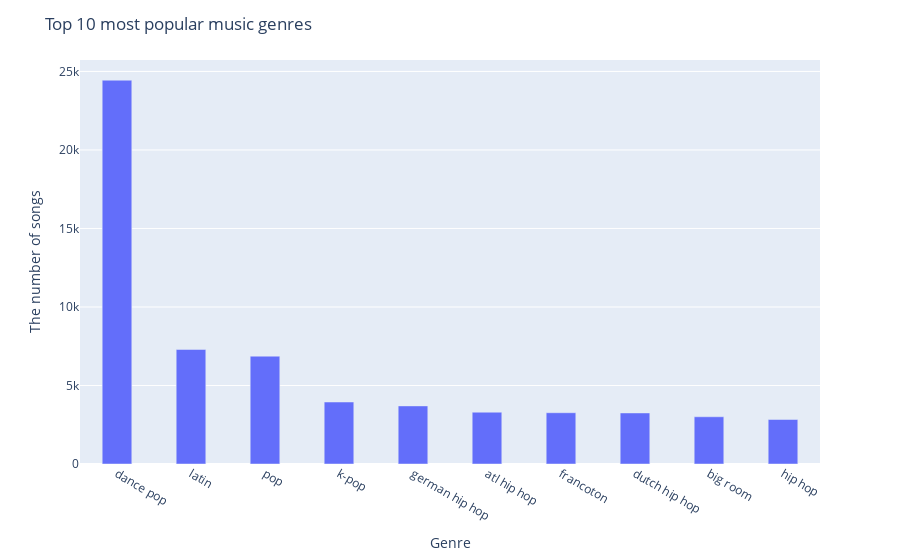

The notebook cell this image was saved under:
### Markdown cell above
### Top 10 most popular music genres

### Code cell
genre_counts = df['Genre'].value_counts().nlargest(10)
fig = px.bar(x=genre_counts.index, y=genre_counts, labels={'x':'Genre', 'y':'The number of songs'})
fig.update_layout(title='Top 10 most popular music genres')
fig.update_traces(width=0.4)
fig.show()

### Figure 1 — Plotly figure (JSON) as saved in the notebook; plotly's stock layout.template omitted (floating-point values rounded to 4 significant figures)
{"data": [{"alignmentgroup": "True", "hovertemplate": "Genre=%{x}<br>The number of songs=%{y}<extra></extra>", "legendgroup": "", "marker": {"color": "#636efa", "pattern": {"shape": ""}}, "name": "", "offsetgroup": "", "orientation": "v", "showlegend": false, "textposition": "auto", "type": "bar", "width": 0.4, "x": ["dance pop", "latin", "pop", "k-pop", "german hip hop", "atl hip hop", "francoton", "dutch hip hop", "big room", "hip hop"], "xaxis": "x", "y": [24442, 7294, 6868, 3948, 3700, 3300, 3266, 3251, 3007, 2834], "yaxis": "y"}], "layout": {"autosize": true, "barmode": "relative", "legend": {"tracegroupgap": 0}, "margin": {"t": 60}, "title": {"text": "Top 10 most popular music genres"}, "xaxis": {"anchor": "y", "autorange": true, "domain": [0, 1], "range": [-0.5, 9.5], "title": {"text": "Genre"}, "type": "category"}, "yaxis": {"anchor": "x", "autorange": true, "domain": [0, 1], "range": [0, 25730.0], "title": {"text": "The number of songs"}, "type": "linear"}}}
